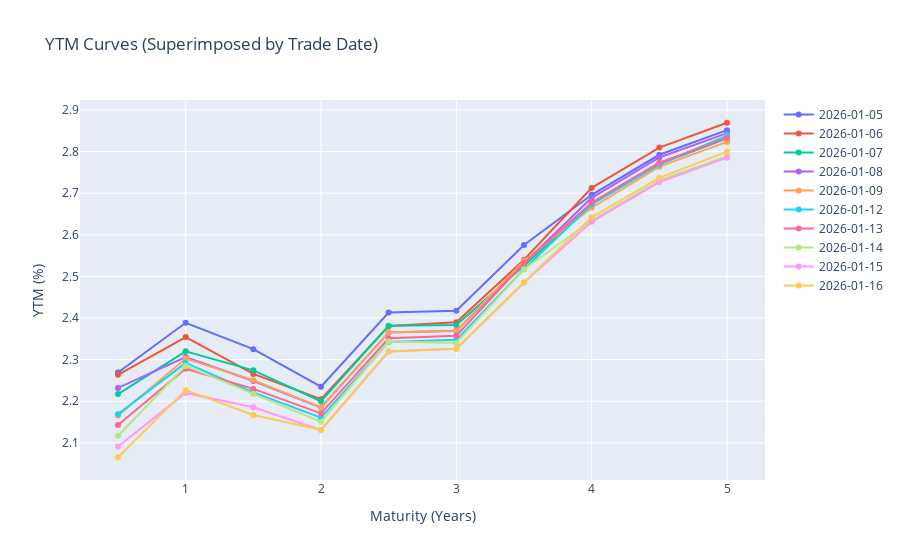

Notebook source saved alongside this figure:
### Code cell
import numpy as np
import plotly.graph_objects as go

# If you already have ytms computed per date, make sure each ytm list
# corresponds to bonds sorted by maturity for that same date.

fig = go.Figure()

# Sort dates so lines appear in order
for date_key in sorted(bond_dict.keys()):
    bonds = bond_dict[date_key]

    # Sort bonds by maturity to get consistent x ordering
    bonds_sorted = sorted(bonds, key=lambda x: x[2])
    maturities = [b[2] / 2.0 for b in bonds_sorted]

    ytms = ytm_dict[date_key]

    fig.add_trace(
        go.Scatter(
            x=maturities,
            y=np.array(ytms, dtype=float) * 100.0,  # remove *100 if ytms already in %
            mode="lines+markers",
            name=date_key,
        )
    )

fig.update_layout(
    title="YTM Curves (Superimposed by Trade Date)",
    xaxis_title="Maturity (Years)",
    yaxis_title="YTM (%)",
)
fig.show()

### Figure 1 — Plotly figure (JSON) as saved in the notebook; plotly's stock layout.template omitted (floating-point values rounded to 4 significant figures)
{"data": [{"mode": "lines+markers", "name": "2026-01-05", "type": "scatter", "x": [0.5, 1, 1.5, 2, 2.5, 3, 3.5, 4, 4.5, 5], "y": [2.269, 2.388, 2.325, 2.235, 2.413, 2.417, 2.575, 2.696, 2.792, 2.851]}, {"mode": "lines+markers", "name": "2026-01-06", "type": "scatter", "x": [0.5, 1, 1.5, 2, 2.5, 3, 3.5, 4, 4.5, 5], "y": [2.264, 2.354, 2.266, 2.205, 2.381, 2.39, 2.54, 2.713, 2.81, 2.869]}, {"mode": "lines+markers", "name": "2026-01-07", "type": "scatter", "x": [0.5, 1, 1.5, 2, 2.5, 3, 3.5, 4, 4.5, 5], "y": [2.217, 2.32, 2.274, 2.2, 2.381, 2.383, 2.525, 2.674, 2.77, 2.832]}, {"mode": "lines+markers", "name": "2026-01-08", "type": "scatter", "x": [0.5, 1, 1.5, 2, 2.5, 3, 3.5, 4, 4.5, 5], "y": [2.232, 2.306, 2.249, 2.185, 2.365, 2.369, 2.531, 2.689, 2.786, 2.844]}, {"mode": "lines+markers", "name": "2026-01-09", "type": "scatter", "x": [0.5, 1, 1.5, 2, 2.5, 3, 3.5, 4, 4.5, 5], "y": [2.165, 2.303, 2.25, 2.185, 2.366, 2.369, 2.537, 2.665, 2.764, 2.823]}, {"mode": "lines+markers", "name": "2026-01-12", "type": "scatter", "x": [0.5, 1, 1.5, 2, 2.5, 3, 3.5, 4, 4.5, 5], "y": [2.169, 2.292, 2.221, 2.161, 2.343, 2.348, 2.517, 2.673, 2.769, 2.838]}, {"mode": "lines+markers", "name": "2026-01-13", "type": "scatter", "x": [0.5, 1, 1.5, 2, 2.5, 3, 3.5, 4, 4.5, 5], "y": [2.143, 2.278, 2.23, 2.171, 2.351, 2.357, 2.532, 2.677, 2.773, 2.833]}, {"mode": "lines+markers", "name": "2026-01-14", "type": "scatter", "x": [0.5, 1, 1.5, 2, 2.5, 3, 3.5, 4, 4.5, 5], "y": [2.117, 2.285, 2.218, 2.151, 2.343, 2.34, 2.517, 2.634, 2.731, 2.789]}, {"mode": "lines+markers", "name": "2026-01-15", "type": "scatter", "x": [0.5, 1, 1.5, 2, 2.5, 3, 3.5, 4, 4.5, 5], "y": [2.091, 2.22, 2.185, 2.131, 2.319, 2.326, 2.485, 2.631, 2.727, 2.785]}, {"mode": "lines+markers", "name": "2026-01-16", "type": "scatter", "x": [0.5, 1, 1.5, 2, 2.5, 3, 3.5, 4, 4.5, 5], "y": [2.065, 2.227, 2.167, 2.131, 2.32, 2.326, 2.485, 2.642, 2.737, 2.8]}], "layout": {"title": {"text": "YTM Curves (Superimposed by Trade Date)"}, "xaxis": {"title": {"text": "Maturity (Years)"}}, "yaxis": {"title": {"text": "YTM (%)"}}}}
